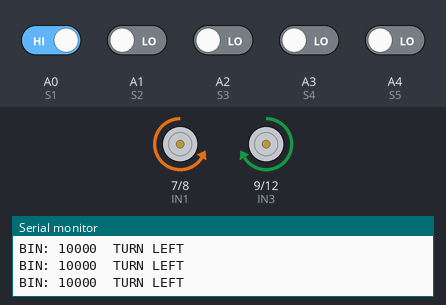
Recording of a sketch running on a simulated Arduino Uno, built with avr-gcc and run on an emulated ATmega328P. Shown: motor-driver pin pairs drawn as motors (green arrow = first pin HIGH = forward, orange = second pin HIGH = backward, longer = more drive, scaled by the enable pin), the last lines printed to the serial monitor. The inputs (shaded band) are chosen by the test bench; at power-on: A0 (S1) HIGH, A1 (S2), A2 (S3), A3 (S4), A4 (S5) LOW.

Above: at 2.2 s.
2.3 s: A0 (S1) driven LOW
4.2 s: A2 (S3) driven HIGH
At 4.9 s:
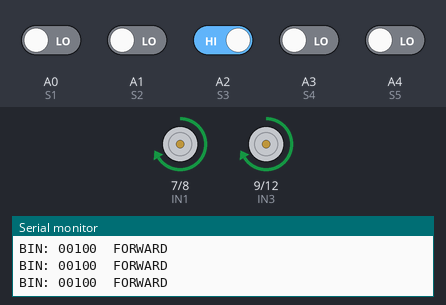
5.7 s: A3 (S4) driven HIGH
At 6.4 s:
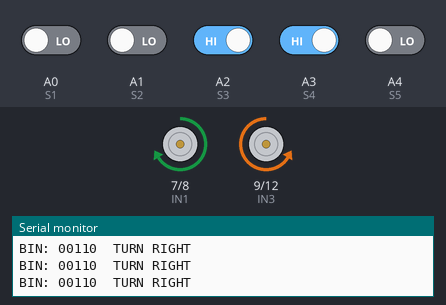
7.2 s: A1 (S2) driven HIGH
At 8.7 s:
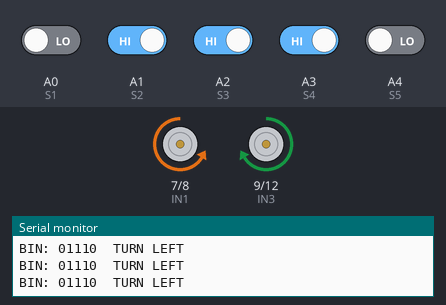
10.2 s: A1 (S2) driven LOW
At 10.6 s:
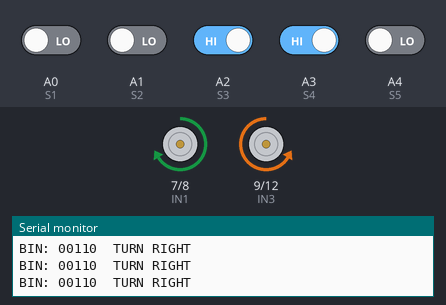
13.2 s: A0 (S1) driven HIGH
At 13.9 s:
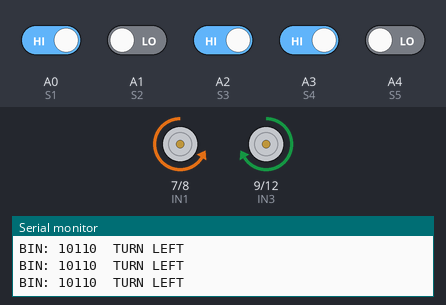
Timing chart, 0 to 16.2 s (numbered marks = the images above; inputs shaded):
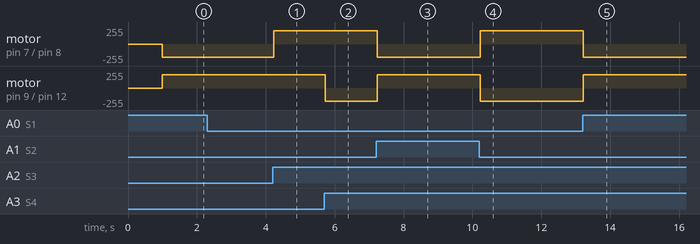

Measured:
- after the input at 4.2 s, motor on pin 7 (IN1) / pin 8 (IN2): backward 200/255 → forward 200/255 at once
- after the input at 5.7 s, motor on pin 9 (IN3) / pin 12 (IN4): forward 200/255 → backward 200/255 at once
- after the input at 7.2 s, motor on pin 7 (IN1) / pin 8 (IN2): forward 200/255 → backward 200/255 at once; motor on pin 9 (IN3) / pin 12 (IN4): backward 200/255 → forward 200/255 at once
- after the input at 10.2 s, motor on pin 7 (IN1) / pin 8 (IN2): backward 200/255 → forward 200/255 at once; motor on pin 9 (IN3) / pin 12 (IN4): forward 200/255 → backward 200/255 at once
- after the input at 13.2 s, motor on pin 7 (IN1) / pin 8 (IN2): forward 200/255 → backward 200/255 at once; motor on pin 9 (IN3) / pin 12 (IN4): backward 200/255 → forward 200/255 at once

The sketch:

sketch_line_foll_robo.ino
```cpp
// 5 IR Sensor Line Follower - L293D
// ENA=5, ENB=3, IN1=7, IN2=8, IN3=9, IN4=12
// Sensors: A0, A1, A2, A3, A4 (used as digital pins 14,15,16,17,18)

// --- Motor Pins ---
const int ENA = 5;
const int ENB = 3;
const int IN1 = 7;
const int IN2 = 8;
const int IN3 = 9;
const int IN4 = 12;

// --- Sensor Pins (A0-A4 = digital 14-18) ---
const int S1 = A0; // far left
const int S2 = A1; // left
const int S3 = A2; // center
const int S4 = A3; // right
const int S5 = A4; // far right

// --- Speed ---
const int SPEED = 200;

int lastDir = 0; // -1 = left, 0 = straight, 1 = right

void setup() {
  Serial.begin(9600);

  pinMode(ENA, OUTPUT);
  pinMode(ENB, OUTPUT);
  pinMode(IN1, OUTPUT);
  pinMode(IN2, OUTPUT);
  pinMode(IN3, OUTPUT);
  pinMode(IN4, OUTPUT);

  pinMode(S1, INPUT);
  pinMode(S2, INPUT);
  pinMode(S3, INPUT);
  pinMode(S4, INPUT);
  pinMode(S5, INPUT);

  analogWrite(ENA, SPEED);
  analogWrite(ENB, SPEED);

  stopMotors();
  delay(1000);
}

void loop() {
  bool s1 = digitalRead(S1);
  bool s2 = digitalRead(S2);
  bool s3 = digitalRead(S3);
  bool s4 = digitalRead(S4);
  bool s5 = digitalRead(S5);

  Serial.print("BIN: ");
  Serial.print(s1); Serial.print(s2); Serial.print(s3);
  Serial.print(s4); Serial.print(s5); Serial.print("  ");

  // No line detected = recover
  if (!s1 && !s2 && !s3 && !s4 && !s5) {
    if (lastDir == -1) {
      turnLeft();
    } else if (lastDir == 1) {
      turnRight();
    } else {
      stopMotors();
    }
    Serial.println("LOST / RECOVER");

  // All sensors = intersection, go forward
  } else if (s1 && s2 && s3 && s4 && s5) {
    goForward();
    lastDir = 0;
    Serial.println("INTERSECTION FORWARD");

  // Line on left = turn left
  } else if (s1 || s2) {
    turnLeft();
    lastDir = -1;
    Serial.println("TURN LEFT");

  // Line on right = turn right
  } else if (s4 || s5) {
    turnRight();
    lastDir = 1;
    Serial.println("TURN RIGHT");

  // Center or default = go forward
  } else {
    goForward();
    lastDir = 0;
    Serial.println("FORWARD");
  }
}

void goForward() {
  digitalWrite(IN1, HIGH); digitalWrite(IN2, LOW);
  digitalWrite(IN3, HIGH); digitalWrite(IN4, LOW);
}

void turnLeft() {
  digitalWrite(IN1, LOW);  digitalWrite(IN2, HIGH);
  digitalWrite(IN3, HIGH); digitalWrite(IN4, LOW);
}

void turnRight() {
  digitalWrite(IN1, HIGH); digitalWrite(IN2, LOW);
  digitalWrite(IN3, LOW);  digitalWrite(IN4, HIGH);
}

void stopMotors() {
  digitalWrite(IN1, LOW); digitalWrite(IN2, LOW);
  digitalWrite(IN3, LOW); digitalWrite(IN4, LOW);
}
```
